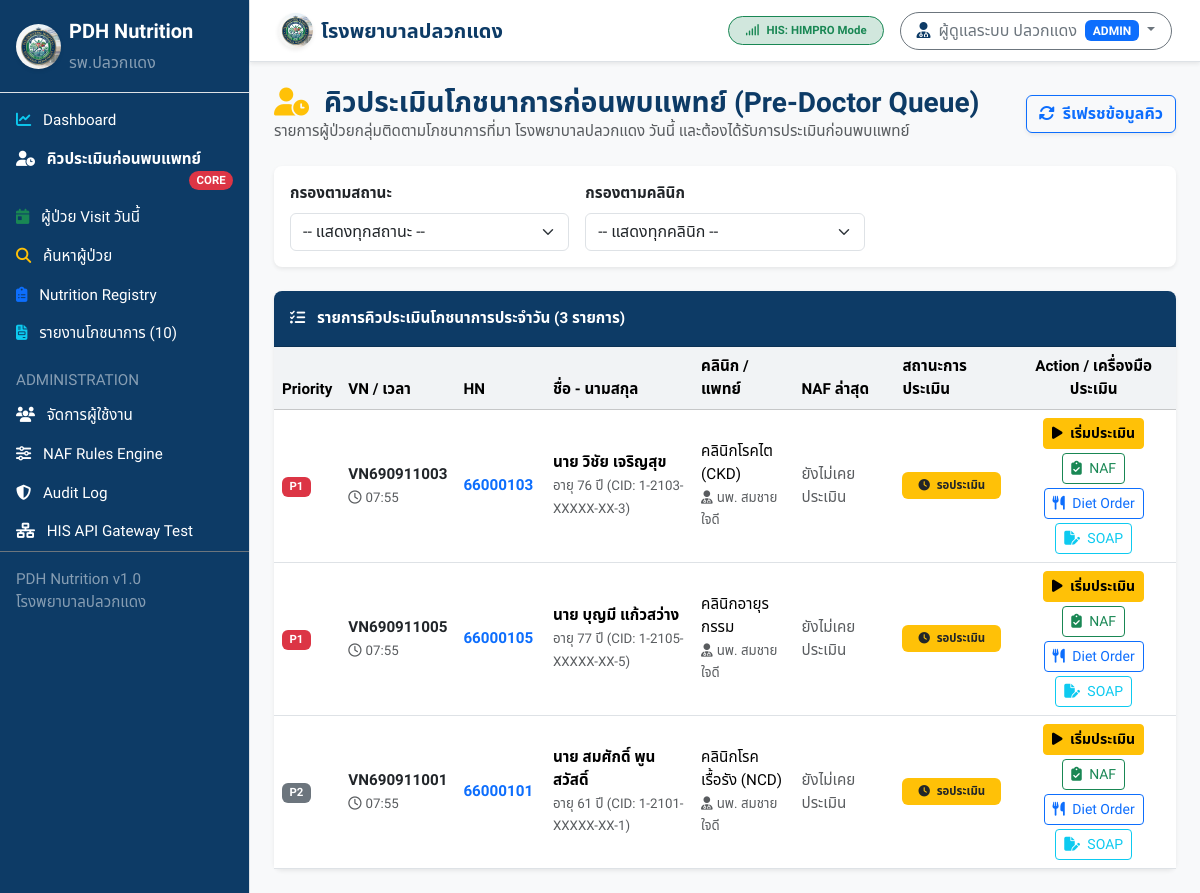
Before: /nutrition-queue (signed in) with the older database file.
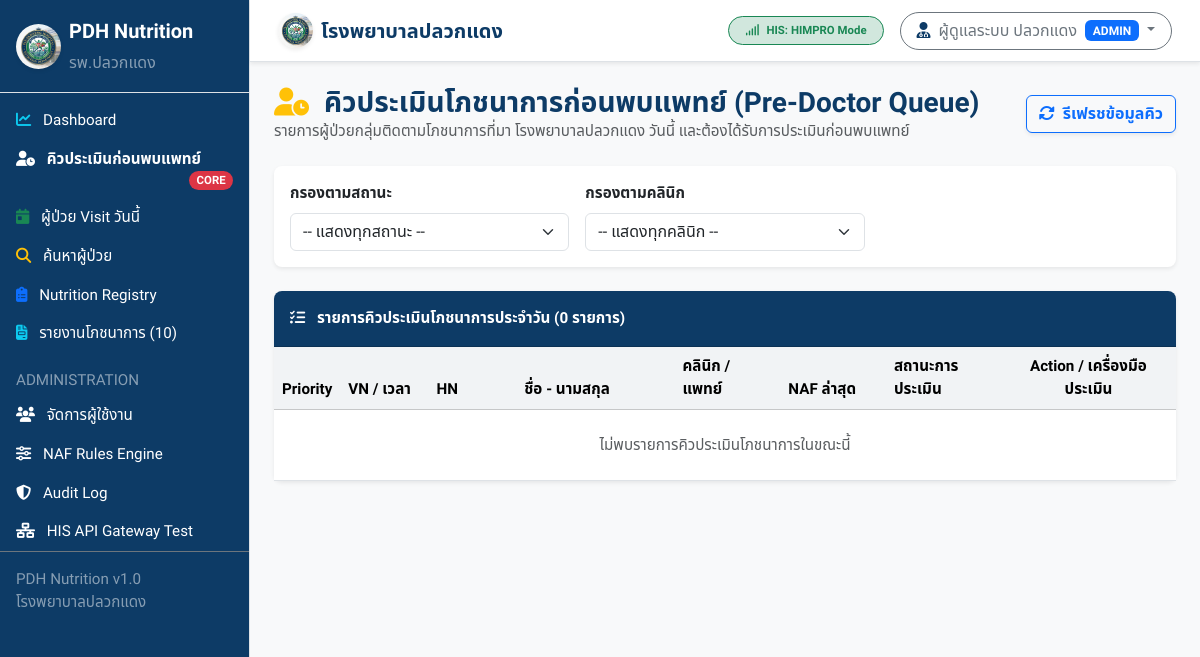
After: the same page with the newer database file.
### tables this page shows
CREATE TABLE `nutrition_tasks` (
  `id` INT AUTO_INCREMENT PRIMARY KEY,
  `hn` VARCHAR(20) NOT NULL,
  `vn` VARCHAR(30) NOT NULL,
  `visit_date` DATE NOT NULL,
  `clinic` VARCHAR(100) NOT NULL,
  `doctor` VARCHAR(100) NULL,
  `task_type` VARCHAR(50) NOT NULL DEFAULT 'PRE_DOCTOR_ASSESSMENT',
  `risk_level` ENUM('LOW', 'MEDIUM', 'HIGH', 'SEVERE') NOT NULL DEFAULT 'MEDIUM',
  `status` ENUM('WAITING_NUTRITION', 'IN_ASSESSMENT', 'NUTRITION_COMPLETED', 'READY_FOR_DOCTOR', 'REFERRED', 'MISSED', 'CANCELLED') NOT NULL DEFAULT 'WAITING_NUTRITION',
  `priority` INT NOT NULL DEFAULT 3,
  `assigned_to` INT NULL,
  `locked_by` INT NULL,
  `started_at` DATETIME NULL,
  `completed_at` DATETIME NULL,
  `created_at` DATETIME NOT NULL DEFAULT CURRENT_TIMESTAMP,
  UNIQUE KEY `uk_hn_vn_task` (`hn`, `vn`, `task_type`),
  INDEX `idx_tasks_date` (`visit_date`),
  INDEX `idx_tasks_status` (`status`),
  INDEX `idx_tasks_clinic` (`clinic`),
  INDEX `idx_tasks_priority` (`priority`)
);

CREATE TABLE `patients_cache` (
  `hn` VARCHAR(20) PRIMARY KEY,
  `cid` VARCHAR(20) NULL,
  `prefix` VARCHAR(20) NULL,
  `first_name` VARCHAR(50) NOT NULL,
  `last_name` VARCHAR(50) NOT NULL,
  `fullname` VARCHAR(110) NOT NULL,
  `gender` ENUM('MALE', 'FEMALE', 'OTHER') NOT NULL DEFAULT 'MALE',
  `birthdate` DATE NULL,
  `age` INT NULL,
  `phone` VARCHAR(30) NULL,
  `weight` DECIMAL(5,2) NULL,
  `height` DECIMAL(5,2) NULL,
  `bmi` DECIMAL(4,2) NULL,
  `synced_at` DATETIME NOT NULL DEFAULT CURRENT_TIMESTAMP ON UPDATE CURRENT_TIMESTAMP,
  INDEX `idx_patients_cid` (`cid`),
  INDEX `idx_patients_fullname` (`fullname`)
);

### app/Controllers/NutritionQueueController.php (called while the page is built, shortened)
<?php
class NutritionQueueController {
    public function index(): void {
        $filters = [
            'status' => $_GET['status'] ?? '',
            'clinic' => $_GET['clinic'] ?? ''
        ];
        $queueTasks = QueueManagerService::getTodayQueueList($filters);
        require __DIR__ . '/../../views/queue/index.php';
    }
}

### app/Config/AppConfig.php (called while the page is built, shortened)
<?php
class AppConfig {
    private static array $config = [];
    public static function load(): void {
        $envFile = __DIR__ . '/../../.env';
    }
    public static function get(string $key, mixed $default = null): mixed {
        return $_ENV[$key] ?? self::$config[$key] ?? $default;
    }
}

### app/Services/QueueManagerService.php (called while the page is built, shortened)
<?php
class QueueManagerService {
    public static function getTodayQueueList(array $filters = []): array {
        $pdo = Database::getConnection();
        $sql = "
            SELECT t.*, p.fullname, p.age, p.gender, p.cid,
                   n.naf_grade as last_naf_grade, n.assessment_date as last_naf_date, n.total_score as last_naf_score,
                   r.reason as registry_reason,
                   u.fullname as locked_by_name
            FROM nutrition_tasks t
            JOIN patients_cache p ON t.hn = p.hn
            LEFT JOIN nutrition_registry r ON t.hn = r.hn
            LEFT JOIN users u ON t.locked_by = u.id
            LEFT JOIN (
                SELECT hn, naf_grade, assessment_date, total_score,
                       ROW_NUMBER() OVER (PARTITION BY hn ORDER BY assessment_date DESC, id DESC) as rn
                FROM naf_assessments
            ) n ON t.hn = n.hn AND n.rn = 1
            WHERE t.visit_date = CURRENT_DATE()
        ";
        $params = [];
        $sql .= " ORDER BY t.priority ASC, t.created_at ASC";
        $stmt = $pdo->prepare($sql);
        $stmt->execute($params);
        return $stmt->fetchAll(PDO::FETCH_ASSOC);
    }
}

### app/Helpers/SanitizerHelper.php (called while the page is built, shortened)
<?php
class SanitizerHelper {
    public static function maskCid(?string $cid): string {
        $cleaned = preg_replace('/[^0-9]/', '', $cid);
        $part1 = substr($cleaned, 0, 1);
        $part2 = substr($cleaned, 1, 4);
        $part5 = substr($cleaned, 12, 1);
        return "{$part1}-{$part2}-XXXXX-XX-{$part5}";
    }
}

### views/queue/index.php (the view, shortened to what the changed rows need)
<?php
require __DIR__ . '/../layouts/header.php';
require __DIR__ . '/../layouts/sidebar.php';
?>
<div id="page-content-wrapper" class="w-100">
  <?php require __DIR__ . '/../layouts/navbar.php'; ?>
  <div class="container-fluid p-4">
    <div class="d-flex justify-content-between align-items-center mb-4">
      <div>
        <h3 class="fw-bold text-pdh-blue mb-0">
          <i class="fa-solid fa-user-clock text-warning me-2"></i> คิวประเมินโภชนาการก่อนพบแพทย์ (Pre-Doctor Queue)
        </h3>
        <p class="text-muted mb-0">รายการผู้ป่วยกลุ่มติดตามโภชนาการที่มา โรงพยาบาลปลวกแดง วันนี้ และต้องได้รับการประเมินก่อนพบแพทย์</p>
      </div>
      <div class="d-flex align-items-center gap-2">
        <button onclick="location.reload();" class="btn btn-outline-primary fw-bold shadow-sm">
          <i class="fa-solid fa-rotate me-1"></i> รีเฟรชข้อมูลคิว
        </button>
      </div>
    </div>
    <div class="card p-3 mb-4 bg-white shadow-sm border-0">
      <form method="GET" action="<?= $baseUrl ?>/nutrition-queue" class="row g-3">
        <div class="col-md-4">
          <label class="form-label fw-bold">กรองตามสถานะ</label>
          <select name="status" class="form-select" onchange="this.form.submit()">
            <option value="">-- แสดงทุกสถานะ --</option>
          </select>
        </div>
        <div class="col-md-4">
          <label class="form-label fw-bold">กรองตามคลินิก</label>
          <select name="clinic" class="form-select" onchange="this.form.submit()">
            <option value="">-- แสดงทุกคลินิก --</option>
          </select>
        </div>
      </form>
    </div>
    <div class="card shadow-sm border-0">
      <div class="card-header bg-pdh-blue text-white py-3">
        <i class="fa-solid fa-list-check me-2"></i> รายการคิวประเมินโภชนาการประจำวัน (<?= count($queueTasks) ?> รายการ)
      </div>
      <div class="card-body p-0">
        <div class="table-responsive">
          <table class="table table-hover align-middle mb-0 datatable">
            <thead class="table-light">
              <tr>
                <th width="5%">Priority</th>
                <th width="10%">VN / เวลา</th>
                <th width="10%">HN</th>
                <th width="18%">ชื่อ - นามสกุล</th>
                <th width="12%">คลินิก / แพทย์</th>
                <th width="12%">NAF ล่าสุด</th>
                <th width="13%">สถานะการประเมิน</th>
                <th width="20%" class="text-center">Action / เครื่องมือประเมิน</th>
              </tr>
            </thead>
            <tbody>
              <?php if (empty($queueTasks)): ?>
                <tr>
                  <td colspan="8" class="text-center py-4 text-muted">ไม่พบรายการคิวประเมินโภชนาการในขณะนี้</td>
                </tr>
              <?php else: ?>
                <?php foreach ($queueTasks as $t): ?>
                  <tr>
                    <td>
                      <span class="badge bg-<?= ($t['priority'] === 1) ? 'danger' : 'secondary' ?> fs-7">P<?= $t['priority'] ?></span>
                    </td>
                    <td>
                      <div class="fw-bold text-dark"><?= htmlspecialchars($t['vn']) ?></div>
                      <small class="text-muted"><i class="fa-regular fa-clock me-1"></i><?= date('H:i', strtotime($t['created_at'])) ?></small>
                    </td>
                    <td>
                      <a href="<?= $baseUrl ?>/patient/<?= htmlspecialchars($t['hn']) ?>" class="fw-bold text-decoration-none">
                        <?= htmlspecialchars($t['hn']) ?>
                      </a>
                    </td>
                    <td>
                      <div class="fw-bold"><?= htmlspecialchars($t['fullname'] ?? 'ไม่ระบุชื่อ') ?></div>
                      <small class="text-muted">อายุ <?= $t['age'] ?? '-' ?> ปี (CID: <?= SanitizerHelper::maskCid($t['cid'] ?? '') ?>)</small>
                    </td>
                    <td>
                      <div><?= htmlspecialchars($t['clinic'] ?? 'คลินิกทั่วไป') ?></div>
                      <small class="text-muted"><i class="fa-solid fa-user-doctor me-1"></i><?= htmlspecialchars($t['doctor'] ?? 'ไม่ระบุ') ?></small>
                    </td>
                    <td>
                      <?php if (!empty($t['last_naf_grade'])): ?>
                        <span class="badge badge-naf-<?= strtolower(substr($t['last_naf_grade'], -1)) ?>">
                          <?= htmlspecialchars($t['last_naf_grade']) ?> (Score: <?= $t['last_naf_score'] ?? '-' ?>)
                        </span>
                        <div class="fs-8 text-muted"><?= DateHelper::formatThaiDate($t['last_naf_date'] ?? date('Y-m-d'), true) ?></div>
                      <?php else: ?>
                        <span class="text-muted fs-7">ยังไม่เคยประเมิน</span>
                      <?php endif; ?>
                    </td>
                    <td>
                      <?php if ($t['status'] === 'WAITING_NUTRITION'): ?>
                        <span class="badge bg-warning text-dark px-3 py-2 fs-7"><i class="fa-solid fa-clock me-1"></i> รอประเมิน</span>
                      <?php elseif ($t['status'] === 'IN_ASSESSMENT'): ?>
                        <span class="badge bg-primary px-3 py-2 fs-7"><i class="fa-solid fa-spinner fa-spin me-1"></i> กำลังประเมิน (<?= htmlspecialchars($t['locked_by_name'] ?? 'เจ้าหน้าที่') ?>)</span>
                      <?php elseif ($t['status'] === 'NUTRITION_COMPLETED' || $t['status'] === 'READY_FOR_DOCTOR'): ?>
                        <span class="badge bg-success px-3 py-2 fs-7"><i class="fa-solid fa-circle-check me-1"></i> READY FOR DOCTOR</span>
                      <?php endif; ?>
                    </td>
                    <td>
                      <div class="d-flex flex-wrap gap-1 justify-content-center">
                        <?php if ($t['status'] === 'WAITING_NUTRITION'): ?>
                          <button onclick="startAssessment(<?= $t['id'] ?>)" class="btn btn-sm btn-warning fw-bold">
                            <i class="fa-solid fa-play me-1"></i> เริ่มประเมิน
                          </button>
                        <?php endif; ?>
                        <a href="<?= $baseUrl ?>/naf/create?hn=<?= $t['hn'] ?>&vn=<?= $t['vn'] ?>" class="btn btn-sm btn-outline-success">
                          <i class="fa-solid fa-clipboard-check me-1"></i> NAF
                        </a>
                        <a href="<?= $baseUrl ?>/diet/create?hn=<?= $t['hn'] ?>&vn=<?= $t['vn'] ?>" class="btn btn-sm btn-outline-primary">
                          <i class="fa-solid fa-utensils me-1"></i> Diet Order
                        </a>
                        <a href="<?= $baseUrl ?>/notes/create?hn=<?= $t['hn'] ?>&vn=<?= $t['vn'] ?>" class="btn btn-sm btn-outline-info">
                          <i class="fa-solid fa-file-pen me-1"></i> SOAP
                        </a>
                      </div>
                    </td>
                  </tr>
                <?php endforeach; ?>
              <?php endif; ?>
            </tbody>
          </table>
        </div>
      </div>
    </div>
  </div>
</div>
<?php require __DIR__ . '/../layouts/footer.php'; ?>

Changed rows visible on the page:
removed nutrition_tasks: priority "1", vn "VN690911003", created_at "07:55", hn "66000103", patients_cache.fullname "นาย วิชัย เจริญสุข", patients_cache.age "76", patients_cache.cid "1-2103-XXXXX-XX-3", clinic "คลินิกโรคไต (CKD)", doctor "นพ. สมชาย ใจดี", shows "รอประเมิน"
removed nutrition_tasks: priority "1", vn "VN690911005", created_at "07:55", hn "66000105", patients_cache.fullname "นาย บุญมี แก้วสว่าง", patients_cache.age "77", patients_cache.cid "1-2105-XXXXX-XX-5", clinic "คลินิกอายุรกรรม", doctor "นพ. สมชาย ใจดี", shows "รอประเมิน"
removed nutrition_tasks: priority "2", vn "VN690911001", created_at "07:55", hn "66000101", patients_cache.fullname "นาย สมศักดิ์ พูนสวัสดิ์", patients_cache.age "61", patients_cache.cid "1-2101-XXXXX-XX-1", clinic "คลินิกโรคเรื้อรัง (NCD)", doctor "นพ. สมชาย ใจดี", shows "รอประเมิน"
Other visible differences:
count($queueTasks): "3" → "0"
text now shown: "ไม่พบรายการคิวประเมินโภชนาการในขณะนี้"
